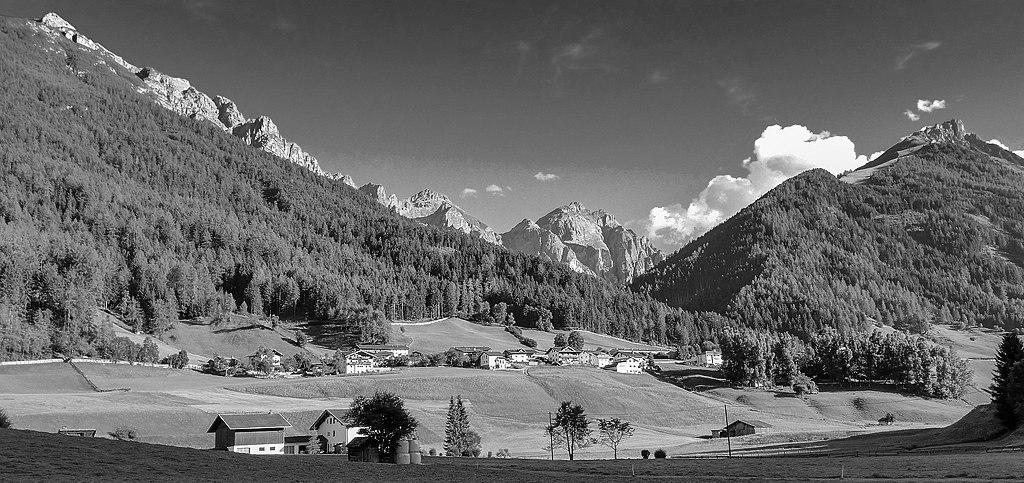
#> input picture Py5/grayscale_image.jpeg, 1024 x 483 px
$ python py5_pre_0_wall64.py
#> lines starting #> are read from the running program, lines starting #| are printed output that depends on the picture
"""
Course Number: ENGR 13300
Semester: e.g. Spring 2026

Description:
    Replace this line with a description of your program.

Assignment Information:
    Assignment:     Py5 Pre 0
    Team ID:        LC1 - 03
    Author:         Khai, wal64@purdue.edu
    Date:           2/22/2026

Contributors:
    Name, login@purdue [repeat for each]

    My contributor(s) helped me:
    [ ] understand the assignment expectations without
        telling me how they will approach it.
    [ ] understand different ways to think about a solution
        without helping me plan my solution.
    [ ] think through the meaning of a specific error or
        bug present in my code without looking at my code.
    Note that if you helped somebody else with their code, you
    have to list that person as a contributor here as well.

Academic Integrity Statement:
    I have not used source code obtained from any unauthorized
    source, either modified or unmodified; nor have I provided
    another student access to my code.  The project I am
    submitting is my own original work.
"""

""" Write any import statements here (and delete this line)."""
import numpy as np
from PIL import Image
from PIL import ImageOps

def open_image(myImage):
    image = Image.open(myImage)

    is_grayscale = image.mode == "L"   # L = grayscale

    image = image.convert("RGB")
    image_array = np.array(image)

    return image_array, is_grayscale

def normalize_image(image):
    normal_image = image/255
    return normal_image

def linearize_image(image):
    linear = np.where(
        image <= 0.04045,
        image / 12.92,
        ((image + 0.055) / 1.055) ** 2.4
    )
    return linear

def mean_channel(img_array, n):
    if img_array.ndim == 2:
        return int(np.average(img_array))
    else:
        return int(np.average(img_array[:, :, n]))
def mean_channel_flt(img_array, n):
    if img_array.ndim == 2:
        return float(np.average(img_array))
    else:
        return float(np.average(img_array[:, :, n]))


def main():
    # print("Enter the filename of the image: grayscale_image.jpeg")
    currentImage = input("Enter the filename of the image: ")
#> the answer given: grayscale_image.jpeg
    # currentImage = "color_image.jpeg"
    print(f"Image: {currentImage}")
    thisImage, is_grayscale = open_image(currentImage)
#> in open_image, image is the input picture: PIL image 1024x483 L; min 0, max 255, mean 103.6
#> is_grayscale = True
    normalized_image = normalize_image(thisImage)
    linearized_Image = linearize_image(normalized_image)
#> in linearize_image, `linear = np.where( image <= 0.04045, image / 12.92, ((image + 0.055) /..`:
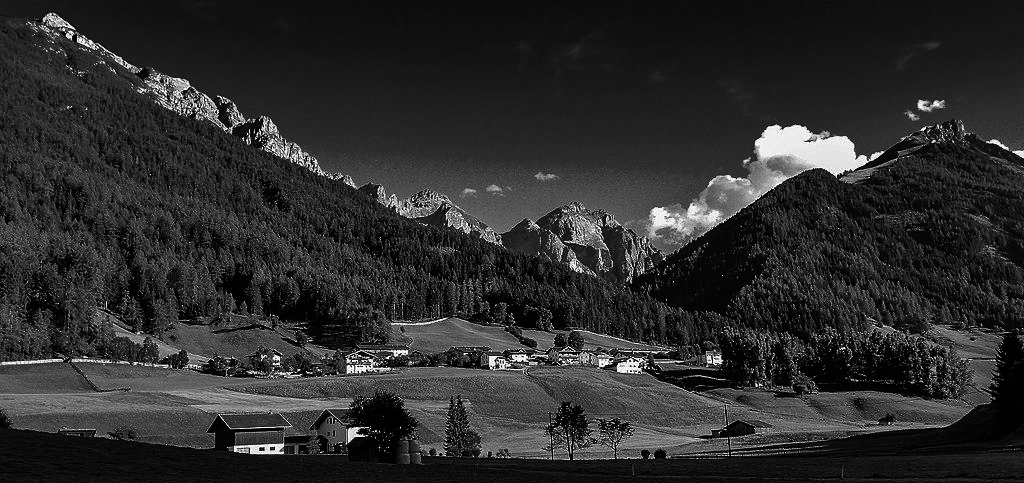
#> linear: shape (483, 1024, 3) float64; min 0, max 1, mean 0.178

    if is_grayscale:
        red = green = blue = 0.00
    else:
        red = round(mean_channel_flt(linearized_Image, 0), 2)
        green = round(mean_channel_flt(linearized_Image, 1), 2)
        blue = round(mean_channel_flt(linearized_Image, 2), 2)
    print(f"Red Channel Mean: {red:.2f}")
    print(f"Green Channel Mean: {green:.2f}")
    print(f"Blue Channel Mean: {blue:.2f}")


if __name__ == "__main__":
    main()
